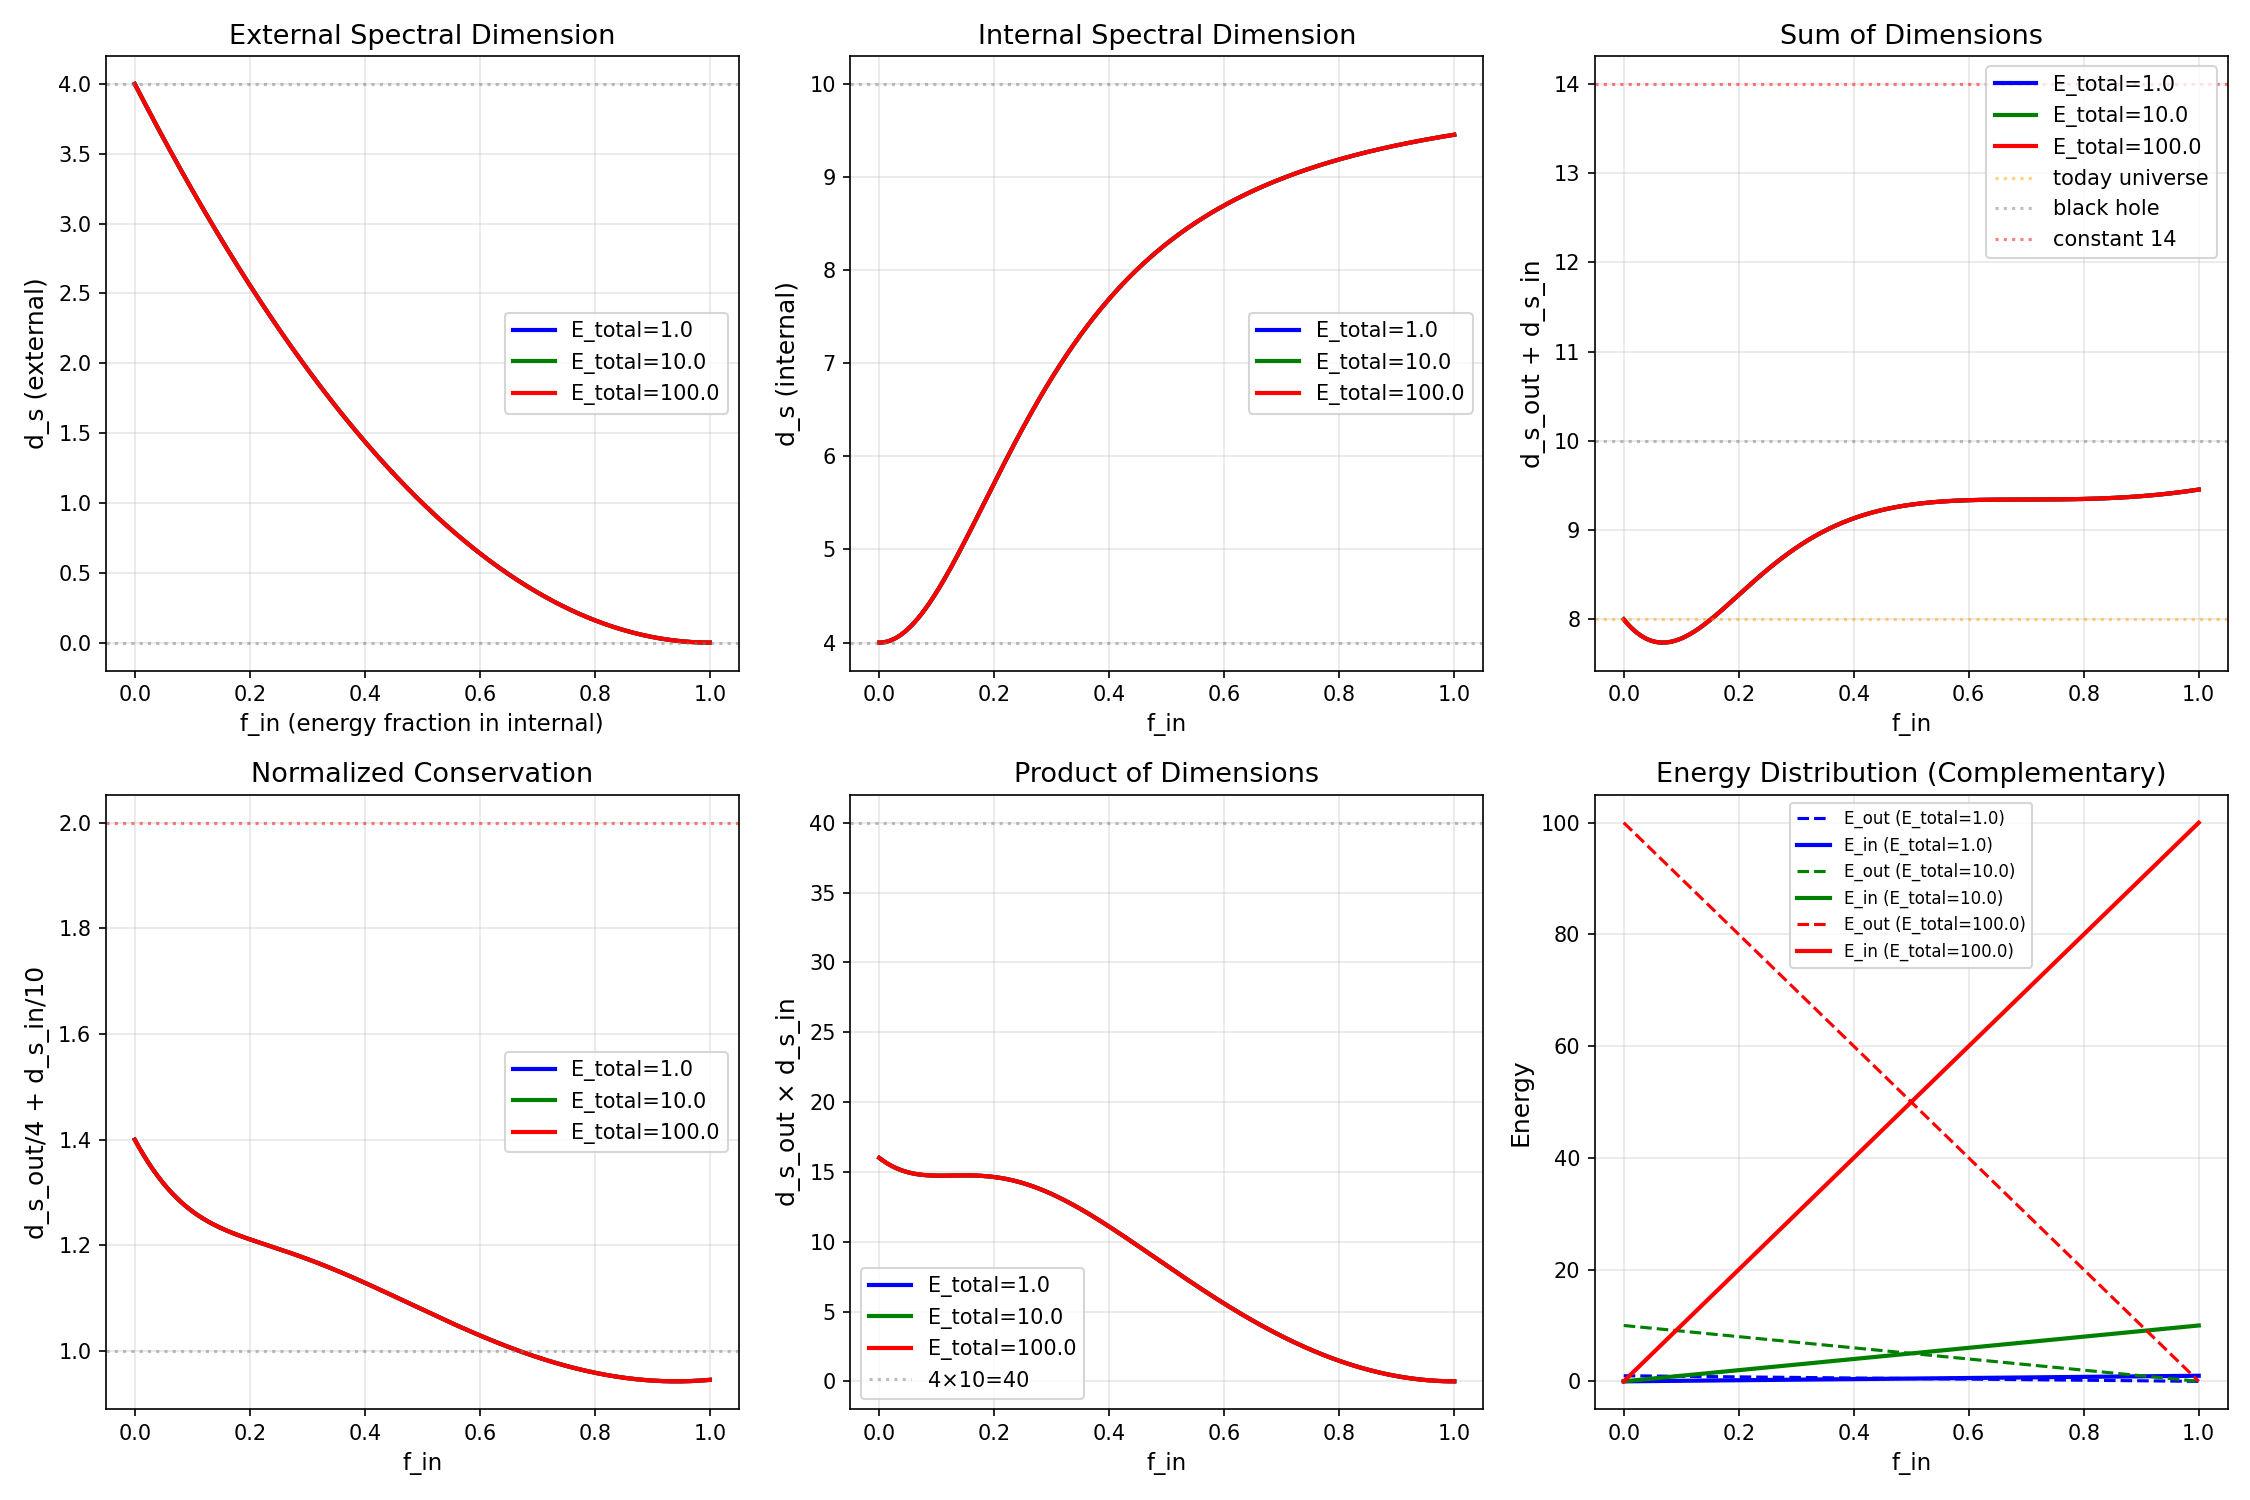

The script that saved this image:
#!/usr/bin/env python3
"""
TNN互补性能量谱维流分析

核心假设:
- 外空间能量 E_out 和内空间能量 E_in 互补
- E_out + E_in = E_total (常数)
- 能量在内外空间之间转移，而非增减
- 系统总能量由外部参数决定

这对应物理直觉:
- 引力势能降低 = 能量向内空间泄露
- 外空间谱维降低, 内空间谱维升高
"""

import numpy as np
import matplotlib.pyplot as plt
from dataclasses import dataclass
from typing import Tuple
import json


def compute_spectral_flow_complementary(
    f_in: np.ndarray,  # 内空间能量比例 (0-1)
    E_total: float = 100.0  # 总能量常数
):
    """
    基于互补性能量假设计算谱维流
    
    f_in = 0: 所有能量在外空间 → d_s_out=4, d_s_in=4 (基态)
    f_in = 1: 所有能量在内空间 → d_s_out=0 (黑洞), d_s_in=10
    
    参数:
        f_in: 内空间能量比例数组 [0, 1]
        E_total: 总能量常数
    """
    E_out = E_total * (1 - f_in)  # 外空间能量
    E_in = E_total * f_in  # 内空间能量
    
    # 外空间谱维:
    # f_in = 0 (E在外): d_s = 4 (正常观测)
    # f_in = 1 (E在内): d_s = 0 (信息不可达)
    # 使用平滑过渡函数
    d_s_out = 4.0 * (1 - f_in)**2
    
    # 内空间谱维:
    # f_in = 0: d_s = 4 (内空间关闭)
    # f_in = 1: d_s = 10 (内空间完全开放)
    # 使用与原始公式类似的S型曲线
    d_s_in = 4.0 + 6.0 * f_in**2 / (0.1 + f_in**2)
    
    return d_s_out, d_s_in, E_out, E_in


def analyze_conservation_laws(f_in: np.ndarray, d_s_out: np.ndarray, d_s_in: np.ndarray):
    """分析各种守恒律候选"""
    
    results = {}
    
    # 1. 简单维度相加
    sum_dims = d_s_out + d_s_in
    results['sum'] = {
        'value_at_0': sum_dims[0],
        'value_at_half': sum_dims[len(f_in)//2],
        'value_at_1': sum_dims[-1],
        'std': np.std(sum_dims)
    }
    
    # 2. 归一化比例
    norm_sum = d_s_out / 4 + d_s_in / 10
    results['normalized'] = {
        'value_at_0': norm_sum[0],
        'value_at_half': norm_sum[len(f_in)//2],
        'value_at_1': norm_sum[-1],
        'std': np.std(norm_sum)
    }
    
    # 3. 维度乘积
    product = d_s_out * d_s_in
    results['product'] = {
        'value_at_0': product[0],
        'value_at_half': product[len(f_in)//2],
        'value_at_1': product[-1],
        'std': np.std(product)
    }
    
    # 4. 信息论形式: 1/d_s_out + 1/d_s_in ?
    inv_sum = 1/np.maximum(d_s_out, 0.01) + 1/np.maximum(d_s_in, 0.01)
    results['inverse'] = {
        'value_at_0': inv_sum[0],
        'value_at_half': inv_sum[len(f_in)//2],
        'value_at_1': inv_sum[-1],
        'std': np.std(inv_sum)
    }
    
    return results


def plot_complementary_flow():
    """可视化互补性能量谱维流"""
    
    f_in = np.linspace(0, 1, 500)
    
    # 计算不同总能量下的谱维流
    E_total_values = [1.0, 10.0, 100.0]
    colors = ['blue', 'green', 'red']
    
    fig, axes = plt.subplots(2, 3, figsize=(15, 10))
    
    for E_total, color in zip(E_total_values, colors):
        d_s_out, d_s_in, E_out, E_in = compute_spectral_flow_complementary(f_in, E_total)
        
        # 1. 外空间谱维
        axes[0, 0].plot(f_in, d_s_out, color=color, linewidth=2, 
                       label=f'E_total={E_total}')
        
        # 2. 内空间谱维
        axes[0, 1].plot(f_in, d_s_in, color=color, linewidth=2,
                       label=f'E_total={E_total}')
        
        # 3. 维度之和
        sum_dims = d_s_out + d_s_in
        axes[0, 2].plot(f_in, sum_dims, color=color, linewidth=2,
                       label=f'E_total={E_total}')
        
        # 4. 归一化比例
        norm_sum = d_s_out / 4 + d_s_in / 10
        axes[1, 0].plot(f_in, norm_sum, color=color, linewidth=2,
                       label=f'E_total={E_total}')
        
        # 5. 维度乘积
        product = d_s_out * d_s_in
        axes[1, 1].plot(f_in, product, color=color, linewidth=2,
                       label=f'E_total={E_total}')
        
        # 6. 能量分布
        axes[1, 2].plot(f_in, E_out, '--', color=color, linewidth=1.5,
                       label=f'E_out (E_total={E_total})')
        axes[1, 2].plot(f_in, E_in, '-', color=color, linewidth=2,
                       label=f'E_in (E_total={E_total})')
    
    # 设置标签和参考线
    axes[0, 0].set_ylabel('d_s (external)', fontsize=12)
    axes[0, 0].set_xlabel('f_in (energy fraction in internal)', fontsize=11)
    axes[0, 0].set_title('External Spectral Dimension', fontsize=13)
    axes[0, 0].axhline(y=4, color='gray', linestyle=':', alpha=0.5)
    axes[0, 0].axhline(y=0, color='gray', linestyle=':', alpha=0.5)
    axes[0, 0].legend()
    axes[0, 0].grid(True, alpha=0.3)
    
    axes[0, 1].set_ylabel('d_s (internal)', fontsize=12)
    axes[0, 1].set_xlabel('f_in', fontsize=11)
    axes[0, 1].set_title('Internal Spectral Dimension', fontsize=13)
    axes[0, 1].axhline(y=4, color='gray', linestyle=':', alpha=0.5)
    axes[0, 1].axhline(y=10, color='gray', linestyle=':', alpha=0.5)
    axes[0, 1].legend()
    axes[0, 1].grid(True, alpha=0.3)
    
    axes[0, 2].set_ylabel('d_s_out + d_s_in', fontsize=12)
    axes[0, 2].set_xlabel('f_in', fontsize=11)
    axes[0, 2].set_title('Sum of Dimensions', fontsize=13)
    axes[0, 2].axhline(y=8, color='orange', linestyle=':', alpha=0.5, label='today universe')
    axes[0, 2].axhline(y=10, color='gray', linestyle=':', alpha=0.5, label='black hole')
    axes[0, 2].axhline(y=14, color='red', linestyle=':', alpha=0.5, label='constant 14')
    axes[0, 2].legend()
    axes[0, 2].grid(True, alpha=0.3)
    
    axes[1, 0].set_ylabel('d_s_out/4 + d_s_in/10', fontsize=12)
    axes[1, 0].set_xlabel('f_in', fontsize=11)
    axes[1, 0].set_title('Normalized Conservation', fontsize=13)
    axes[1, 0].axhline(y=1.0, color='gray', linestyle=':', alpha=0.5)
    axes[1, 0].axhline(y=2.0, color='red', linestyle=':', alpha=0.5)
    axes[1, 0].legend()
    axes[1, 0].grid(True, alpha=0.3)
    
    axes[1, 1].set_ylabel('d_s_out × d_s_in', fontsize=12)
    axes[1, 1].set_xlabel('f_in', fontsize=11)
    axes[1, 1].set_title('Product of Dimensions', fontsize=13)
    axes[1, 1].axhline(y=40, color='gray', linestyle=':', alpha=0.5, label='4×10=40')
    axes[1, 1].legend()
    axes[1, 1].grid(True, alpha=0.3)
    
    axes[1, 2].set_ylabel('Energy', fontsize=12)
    axes[1, 2].set_xlabel('f_in', fontsize=11)
    axes[1, 2].set_title('Energy Distribution (Complementary)', fontsize=13)
    axes[1, 2].legend(fontsize=8)
    axes[1, 2].grid(True, alpha=0.3)
    
    plt.tight_layout()
    plt.savefig('complementary_energy_analysis.png', dpi=150)
    print("图形已保存至: complementary_energy_analysis.png")


def test_physical_scenarios():
    """测试物理场景对应的参数范围"""
    
    print("\n" + "="*60)
    print("物理场景对应的谱维状态")
    print("="*60)
    
    scenarios = [
        ("今天宇宙 (低能平衡)", 0.0),
        ("过渡状态 (弱耦合)", 0.1),
        ("中等耦合", 0.5),
        ("强耦合 (接近黑洞)", 0.9),
        ("黑洞视界 (完全转移)", 1.0),
    ]
    
    print(f"{'场景':<25} {'f_in':<8} {'d_s_out':<10} {'d_s_in':<10} {'和':<8} {'归一化':<10}")
    print("-" * 75)
    
    for name, f in scenarios:
        d_s_out, d_s_in, _, _ = compute_spectral_flow_complementary(np.array([f]))
        d_s_out = d_s_out[0]
        d_s_in = d_s_in[0]
        sum_val = d_s_out + d_s_in
        norm_val = d_s_out/4 + d_s_in/10
        print(f"{name:<25} {f:<8.2f} {d_s_out:<10.2f} {d_s_in:<10.2f} {sum_val:<8.2f} {norm_val:<10.3f}")


def derive_conservation_formula():
    """
    尝试从数值结果反推守恒律公式
    """
    print("\n" + "="*60)
    print("守恒律公式推导")
    print("="*60)
    
    f_in = np.linspace(0.01, 0.99, 100)
    d_s_out, d_s_in, _, _ = compute_spectral_flow_complementary(f_in)
    
    # 测试各种形式的守恒律
    candidates = {
        'd_s_out + d_s_in': d_s_out + d_s_in,
        'd_s_out/4 + d_s_in/10': d_s_out/4 + d_s_in/10,
        'd_s_out × d_s_in': d_s_out * d_s_in,
        '(d_s_out-4)² + (d_s_in-4)²': (d_s_out-4)**2 + (d_s_in-4)**2,
        '(4-d_s_out)/4 + (d_s_in-4)/6': (4-d_s_out)/4 + (d_s_in-4)/6,
    }
    
    print(f"{'守恒律候选':<40} {'标准差':<12} {'是否接近常数'}")
    print("-" * 70)
    
    for name, values in candidates.items():
        std = np.std(values)
        is_constant = "是" if std < 0.5 else "否"
        print(f"{name:<40} {std:<12.4f} {is_constant}")
    
    # 找出最接近常数的
    best = min(candidates.items(), key=lambda x: np.std(x[1]))
    print(f"\n最接近守恒的候选: {best[0]}")
    print(f"标准差: {np.std(best[1]):.6f}")
    print(f"值域: [{np.min(best[1]):.3f}, {np.max(best[1]):.3f}]")


if __name__ == "__main__":
    print("="*60)
    print("互补性能量谱维流分析")
    print("="*60)
    
    # 1. 绘制谱维流图
    plot_complementary_flow()
    
    # 2. 测试物理场景
    test_physical_scenarios()
    
    # 3. 推导守恒律
    derive_conservation_formula()
    
    print("\n" + "="*60)
    print("分析完成!")
    print("="*60)
